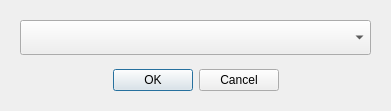
<?xml version="1.0" encoding="UTF-8"?>
<ui version="4.0">
 <class>NetworkDeviceSelectDialog</class>
 <widget class="QDialog" name="NetworkDeviceSelectDialog">
  <property name="geometry">
   <rect>
    <x>0</x>
    <y>0</y>
    <width>391</width>
    <height>111</height>
   </rect>
  </property>
  <property name="minimumSize">
   <size>
    <width>391</width>
    <height>111</height>
   </size>
  </property>
  <property name="maximumSize">
   <size>
    <width>391</width>
    <height>111</height>
   </size>
  </property>
  <property name="windowTitle">
   <string>网络设置</string>
  </property>
  <property name="windowIcon">
   <iconset resource="../Resources/Resources.qrc">
    <normaloff>:/Core/Core/Logo.png</normaloff>:/Core/Core/Logo.png</iconset>
  </property>
  <widget class="QDialogButtonBox" name="operation_buttons">
   <property name="geometry">
    <rect>
     <x>10</x>
     <y>60</y>
     <width>371</width>
     <height>41</height>
    </rect>
   </property>
   <property name="orientation">
    <enum>Qt::Horizontal</enum>
   </property>
   <property name="standardButtons">
    <set>QDialogButtonBox::Cancel|QDialogButtonBox::Ok</set>
   </property>
   <property name="centerButtons">
    <bool>true</bool>
   </property>
  </widget>
  <widget class="QComboBox" name="network_device_list">
   <property name="geometry">
    <rect>
     <x>20</x>
     <y>20</y>
     <width>351</width>
     <height>35</height>
    </rect>
   </property>
   <property name="font">
    <font>
     <pointsize>11</pointsize>
    </font>
   </property>
  </widget>
 </widget>
 <resources>
  <include location="../Resources/Resources.qrc"/>
 </resources>
 <connections>
  <connection>
   <sender>operation_buttons</sender>
   <signal>accepted()</signal>
   <receiver>NetworkDeviceSelectDialog</receiver>
   <slot>accept()</slot>
   <hints>
    <hint type="sourcelabel">
     <x>248</x>
     <y>254</y>
    </hint>
    <hint type="destinationlabel">
     <x>157</x>
     <y>274</y>
    </hint>
   </hints>
  </connection>
  <connection>
   <sender>operation_buttons</sender>
   <signal>rejected()</signal>
   <receiver>NetworkDeviceSelectDialog</receiver>
   <slot>reject()</slot>
   <hints>
    <hint type="sourcelabel">
     <x>316</x>
     <y>260</y>
    </hint>
    <hint type="destinationlabel">
     <x>286</x>
     <y>274</y>
    </hint>
   </hints>
  </connection>
 </connections>
</ui>
